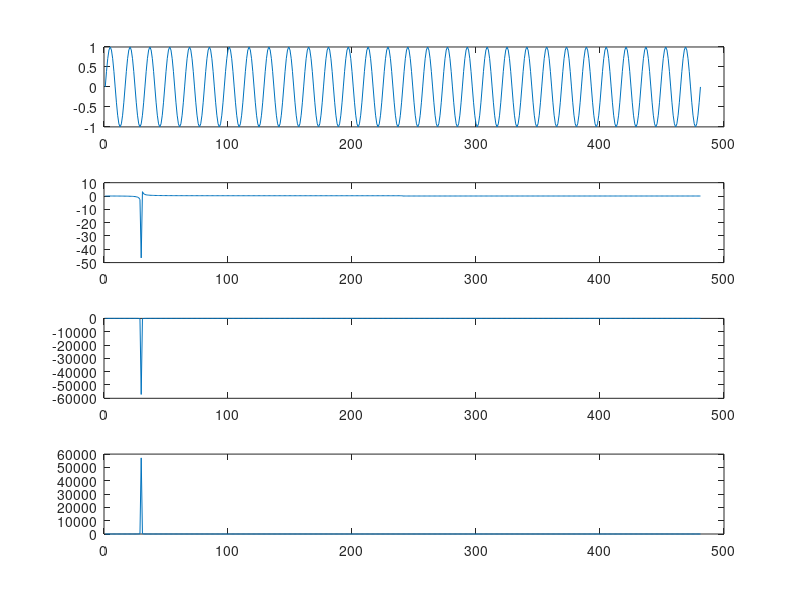

Recreate this plot in MATLAB.
pkg load signal

fs = 48000;


maxt = 0.01;
dt = 1/fs;



t = 0 : dt : maxt;

N = length(t);

rect = rectpuls(t, 5);


c = 0 * ones(1, N);
c(2) = 1;

Amp = 1.;
freq = 3000;
w = 2 * pi * freq;
testsine = Amp * sin(w * t);

T = 1 : 1 : N;


%FFT size
x = c;
x = testsine;

re = 0 * ones(1, N);
im = 0 * ones(1, N);

y = abs(fft(x, N));


n = (2 * pi) / N;
for i = 1:N/2
  for j = 1:N
    re(i) = re(i) + (x(j) * cos(n * i * j));
    im(i) = im(i) + (x(j) * -j * sin(n * i * j));
  endfor
  
endfor

y = abs(re + im);

subplot(4,1,1);
plot(T , x);

subplot(4,1,2);
plot(T , re);

subplot(4,1,3);
plot(T , im);

subplot(4,1,4);
plot(T , y);